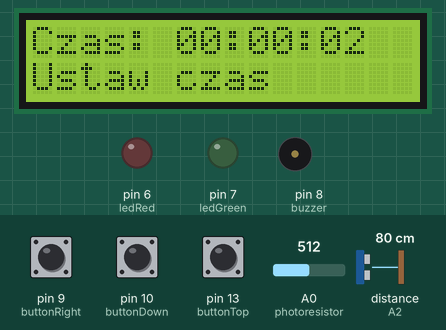
Simulated run of this sketch. Board: Arduino Uno, built with avr-gcc and run on an emulated ATmega328P. Parts: 16×2 character LCD, output pins drawn as LEDs (lit = HIGH), buzzer (waves = sounding, pin HIGH). Wiring (inferred from the names in the program): servo: signal A3. The test bench sets the inputs (shaded band); at power-on: pin 9 (buttonRight) HIGH, pin 10 (buttonDown) HIGH, pin 13 (buttonTop) HIGH, A0 (photoresistor) = 512, distance to the obstacle (sensor on A2) 80 cm. The echo pulse lasts 58.3 µs per cm; servo pulses on a pin are drawn as a servo (544–2400 µs = 0–180°); pins used as bus, display or sensor lines are not drawn; what the sketch prints to the serial monitor is not drawn.

Above: at 3.2 s.
3.3 s: pin 9 (buttonRight) pulled LOW for 3.2 s
At 7.5 s:
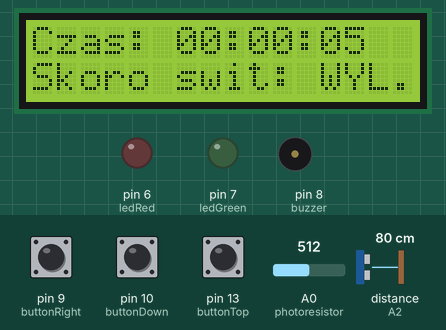
8.0 s: pin 10 (buttonDown) pulled LOW for 0.15 s
At 10.1 s:
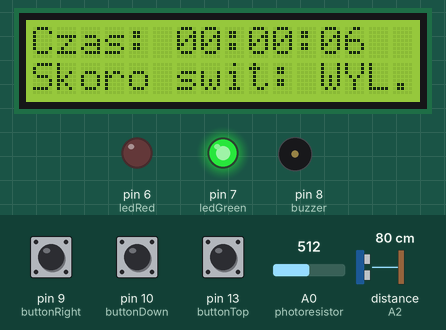
11.1 s: pin 9 (buttonRight) pulled LOW for 3.2 s
At 11.6 s:
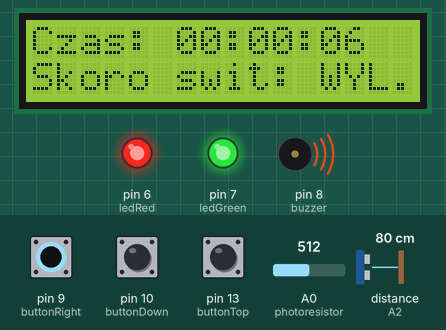
16.9 s: pin 10 (buttonDown) pulled LOW for 1 s
At 18.1 s:
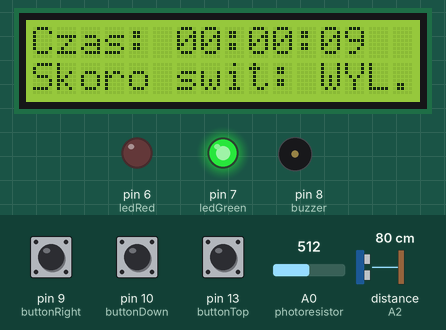
20.9 s: pin 9 (buttonRight) pulled LOW for 1 s
At 24.7 s:
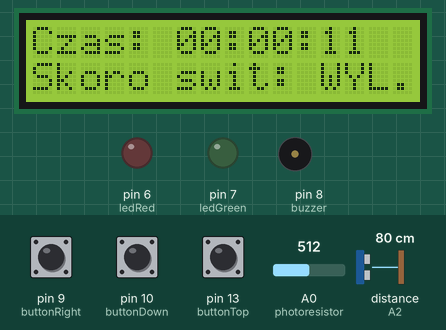
24.9 s: pin 9 (buttonRight) driven LOW and pin 10 (buttonDown) driven LOW
At 27.2 s:
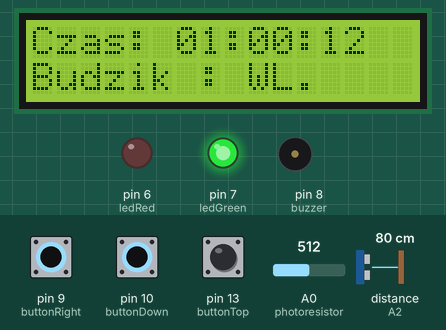
Timing chart, 0 to 28.7 s (numbered marks = the images above; inputs shaded):
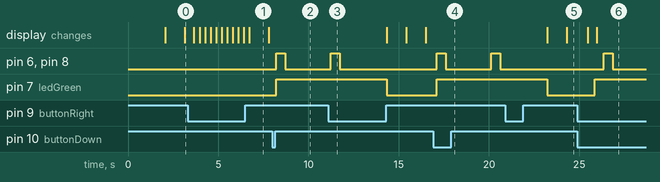

Measured:
- after the input at 3.3 s, the display: first changes after 0.36 s (image 1 shows a later state)
- after the input at 8.0 s, pin 6 (ledRed), pin 8 (buzzer): LOW → HIGH after 0.21 s, → LOW 0.50 s later; pin 7 (ledGreen): LOW → HIGH after 0.21 s
- after the input at 11.1 s, pin 6 (ledRed), pin 8 (buzzer): goes on until 11.7 s, then stays LOW; pin 7 (ledGreen): HIGH → LOW after 3.2 s
- after the input at 16.9 s, pin 6 (ledRed), pin 8 (buzzer): alternates HIGH for 0.50 s and LOW for 2.5 s, starting after 0.21 s; pin 7 (ledGreen): LOW → HIGH after 0.21 s
- after the input at 20.9 s, pin 6 (ledRed), pin 8 (buzzer): stays LOW (without the input it goes to HIGH after 2.2 s); pin 7 (ledGreen): HIGH → LOW after 2.3 s; the display: first changes after 2.3 s (image 5 shows a later state)
- after the input at 24.9 s, pin 6 (ledRed), pin 8 (buzzer): LOW → HIGH after 1.5 s, → LOW 0.50 s later; pin 7 (ledGreen): LOW → HIGH after 0.96 s; the display: first changes after 0.56 s (image 6 shows a later state)
- what the display in image 1 shows lasts 1.1 s, from 6.7 s to 7.8 s

The sketch:

sketch_new.ino
```cpp
/*
przyciski na płytce
+   - buttonTop
++  - buttonDown, buttonRight

buttonTop - set minutes
buttonDown - seetHours


case0 : ustaw czas(godzine/minute)
case1 : budzik wył./wł.
case2 : ustaw godzine lub minute alarmu
case3 : fotorezystor
*/

#include <LiquidCrystal.h>

// Inicjalizacja wyświetlacza LCD
LiquidCrystal lcd(12, 11, 5, 4, 3, 2);

// Stałe dla przycisków
const int buttonRight = 9;
const int buttonDown = 10;
const int buttonTop = 13;

// Stałe dla diod LED
const int ledRed = 6;
const int ledGreen = 7;

// Stałe dla buzzera i fotorezystora
const int buzzer = 8;
const int photoresistor = A0;

// Zmienne globalne
int hour = 0;
int minute = 0;
int second = 0;
int alarmHour = 0;
int alarmMinute = 0;
bool alarmEnabled = false;
bool alarmSounding = false;
bool dawnAlarmEnabled = false; // na światło

int menuState = 0;

unsigned long previousMillis = 0;
const long interval = 1000;

//Piny dalmierza
const int trigPin = A1; // Pin TRIG podłączony do A1
const int echoPin = A2; // Pin ECHO podłączony do A2

int servoPin = A3; // Pin analogowy, do którego podłączono serwomechanizm
int pos = 0;

const float touchDistance = 40.0;

void updateClock() {
  unsigned long currentMillis = millis();
  if (currentMillis - previousMillis >= interval) {
    previousMillis = currentMillis;
    second++;
    if (second > 59) {
      second = 0;
      minute++;
      if (minute > 59) {
        minute = 0;
        hour++;
        if (hour > 23) {
          hour = 0;
        }
      }
    }
  }
}

void writeServo(int pin, int angle) {
  int pulseWidth = map(angle, 0, 180, 1000, 2000); // Przetwórz kąt na szerokość impulsu
  digitalWrite(pin, HIGH);
  delayMicroseconds(pulseWidth);
  digitalWrite(pin, LOW);
  delay(20);
}

void handleMenu() {
  if (digitalRead(buttonRight) == LOW) {
    menuState++;
    if (menuState > 3) {
      menuState = 0;
    }
    delay(200);
  }

  if (digitalRead(buttonDown) == LOW) {
    switch (menuState) {
        case 0: // Ustaw godzinę
        hour++;
        Serial.println("Zmieniam godzine.");
        if (hour > 23) {
          hour = 0;
        }
        break;
      case 1: // włącz/wyłącz budzik
        alarmEnabled = !alarmEnabled;
        // reset godziny i minuty alarmu
        alarmHour = 0;
        alarmMinute = 0;
        break;
      case 2: // Ustaw godzinę alarmu
        alarmHour++;
        if (alarmHour > 23) {
          alarmHour = 0;
        }
        break;
      case 3: // włącz/wyłącz "skoro świt"
        dawnAlarmEnabled = !dawnAlarmEnabled;
        break;
    }
    delay(200);
  }

  if (digitalRead(buttonTop) == LOW) {
    switch (menuState) {
      case 0: // Ustaw minutę
        minute++;
        if (minute > 59) {
          minute = 0;
        }
        break;
      case 2: // Ustaw minutę alarmu
        alarmMinute++;
        if (alarmMinute > 59) {
          alarmMinute = 0;
        }
        break;
    }
    delay(200);
  }
}

float getDistance(){
  digitalWrite(trigPin, LOW);
  delayMicroseconds(2);

  digitalWrite(trigPin, HIGH); // Wysłanie sygnału z dalmierza
  delayMicroseconds(10);
  digitalWrite(trigPin, LOW);

  unsigned long duration = pulseIn(echoPin, HIGH); // Odczytanie czasu trwania sygnału ECHO

  float distance = duration * 0.0344 / 2;

  delay(1000);

  return distance;
}

void checkAlarm() {
  // zielona dioda dla włączonego alarmu
  if(alarmEnabled || dawnAlarmEnabled) {
    digitalWrite(ledGreen, HIGH);
  } else {
    digitalWrite(ledGreen, LOW);
  }
  // czerwona dioda świeci gdy jest czas alarmu
  if ((alarmEnabled && hour == alarmHour && minute == alarmMinute) || (dawnAlarmEnabled && analogRead(photoresistor) > 200)) {
    alarmSounding = true;
    while (alarmSounding) {
    /*for (pos = 0; pos <= 180; pos+=10) {
      writeServo(servoPin, pos);
      delay(15); // Odczekaj 15 ms pomiędzy kolejnymi krokami
    }

  // Przesuń serwomechanizm z powrotem od 180 do 0 stopni
    for (pos = 180; pos >= 0; pos-=10) {
      writeServo(servoPin, pos);
      delay(15);
    }*/
      digitalWrite(ledRed, HIGH);
      digitalWrite(buzzer, HIGH);
      delay(500);
      digitalWrite(ledRed, LOW);
      digitalWrite(buzzer, LOW);
      delay(500);
      if (digitalRead(buttonRight) == LOW) {
        alarmSounding = false;
        alarmEnabled = false;
        dawnAlarmEnabled = false;
      }
      if((getDistance() <= touchDistance) && (dawnAlarmEnabled == false)){
        alarmSounding = false;
        alarmMinute += 5;
        if (alarmMinute > 59) {
          alarmHour += 1;
          alarmMinute = alarmMinute % 60;
        }
      }
      if((getDistance() <= 10.0) && (dawnAlarmEnabled == true)){
        dawnAlarmEnabled = false;
        alarmSounding = false;
      }
    }
  }
}


void displayTime() {
  lcd.clear();
  lcd.setCursor(0, 0);
  lcd.print("Czas: ");
  if (hour < 10) {
    lcd.print("0");
  }
  lcd.print(hour);
  lcd.print(":");
  if (minute < 10) {
    lcd.print("0");
  }
  lcd.print(minute);
  lcd.print(":");
  if (second < 10) {
    lcd.print("0");
  }
  lcd.print(second);

  switch (menuState) {
    case 0:
      lcd.setCursor(0, 1);
      lcd.print("Ustaw czas");
      break;
    case 1:
      lcd.setCursor(0, 1);
      lcd.print("Budzik ");
      lcd.print(alarmEnabled ? ": WL." : ": WYL.");
      break;
    case 2: // wyświetl gozinę/minutę alarmu
      lcd.setCursor(0, 1);
      lcd.print("Budzik: ");
      if (alarmHour < 10) {
        lcd.print("0");
      }
      lcd.print(alarmHour);
      lcd.print(":");
      if (alarmMinute < 10) {
        lcd.print("0");
      }
      lcd.print(alarmMinute);
      break;
    case 3:
      lcd.setCursor(0, 1);
      lcd.print("Skoro swit");
      lcd.print(dawnAlarmEnabled ? ": WL." : ": WYL.");
      break;
  }
}

void setup() {
  pinMode(buttonRight, INPUT_PULLUP);
  pinMode(buttonDown, INPUT_PULLUP);
  pinMode(buttonTop, INPUT_PULLUP);
  pinMode(ledRed, OUTPUT);
  pinMode(ledGreen, OUTPUT);
  pinMode(buzzer, OUTPUT);
  pinMode(photoresistor, INPUT);

  lcd.begin(16, 2);
  lcd.print("Budzik Arduino");
  delay(2000);
  lcd.clear();
  Serial.begin(9600);
  Serial.println("Działam");

  pinMode(trigPin, OUTPUT); // Ustawienie pinu TRIG jako wyjście
  pinMode(echoPin, INPUT);  // Ustawienie pinu ECHO jako wejście
  pinMode(servoPin, OUTPUT); // Ustaw pin analogowy jako wyjście
}

void loop() {
  Serial.println(analogRead(photoresistor));
  updateClock();
  displayTime();
  handleMenu();
  checkAlarm();
  Serial.println(analogRead(photoresistor));
  delay(100);
}
```
